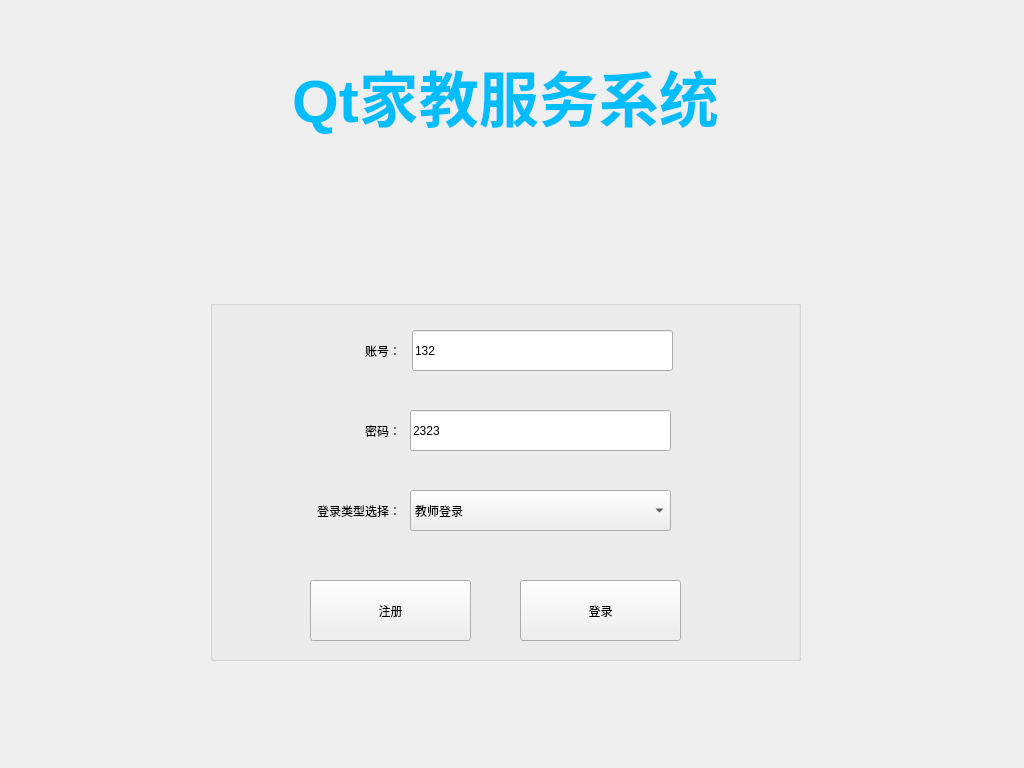
<?xml version="1.0" encoding="UTF-8"?>
<ui version="4.0">
 <class>LoginWidget</class>
 <widget class="QWidget" name="LoginWidget">
  <property name="geometry">
   <rect>
    <x>0</x>
    <y>0</y>
    <width>1024</width>
    <height>768</height>
   </rect>
  </property>
  <property name="windowTitle">
   <string>Form</string>
  </property>
  <widget class="QGroupBox" name="groupBox">
   <property name="geometry">
    <rect>
     <x>210</x>
     <y>300</y>
     <width>591</width>
     <height>361</height>
    </rect>
   </property>
   <property name="title">
    <string/>
   </property>
   <widget class="QLabel" name="label">
    <property name="geometry">
     <rect>
      <x>110</x>
      <y>30</y>
      <width>81</width>
      <height>41</height>
     </rect>
    </property>
    <property name="text">
     <string>账号：</string>
    </property>
    <property name="alignment">
     <set>Qt::AlignRight|Qt::AlignTrailing|Qt::AlignVCenter</set>
    </property>
   </widget>
   <widget class="QLabel" name="label_2">
    <property name="geometry">
     <rect>
      <x>110</x>
      <y>110</y>
      <width>81</width>
      <height>41</height>
     </rect>
    </property>
    <property name="text">
     <string>密码：</string>
    </property>
    <property name="alignment">
     <set>Qt::AlignRight|Qt::AlignTrailing|Qt::AlignVCenter</set>
    </property>
   </widget>
   <widget class="QPushButton" name="btn_register">
    <property name="geometry">
     <rect>
      <x>100</x>
      <y>280</y>
      <width>161</width>
      <height>61</height>
     </rect>
    </property>
    <property name="text">
     <string>注册</string>
    </property>
   </widget>
   <widget class="QPushButton" name="btn_login">
    <property name="geometry">
     <rect>
      <x>310</x>
      <y>280</y>
      <width>161</width>
      <height>61</height>
     </rect>
    </property>
    <property name="text">
     <string>登录</string>
    </property>
   </widget>
   <widget class="QLineEdit" name="user_lineEdit">
    <property name="geometry">
     <rect>
      <x>202</x>
      <y>30</y>
      <width>261</width>
      <height>41</height>
     </rect>
    </property>
    <property name="text">
     <string>132</string>
    </property>
   </widget>
   <widget class="QLineEdit" name="password_lineEdit">
    <property name="geometry">
     <rect>
      <x>200</x>
      <y>110</y>
      <width>261</width>
      <height>41</height>
     </rect>
    </property>
    <property name="text">
     <string>2323</string>
    </property>
   </widget>
   <widget class="QComboBox" name="comboBox">
    <property name="geometry">
     <rect>
      <x>200</x>
      <y>190</y>
      <width>261</width>
      <height>41</height>
     </rect>
    </property>
    <item>
     <property name="text">
      <string>教师登录</string>
     </property>
    </item>
    <item>
     <property name="text">
      <string>学生登录</string>
     </property>
    </item>
   </widget>
   <widget class="QLabel" name="label_4">
    <property name="geometry">
     <rect>
      <x>80</x>
      <y>190</y>
      <width>111</width>
      <height>41</height>
     </rect>
    </property>
    <property name="text">
     <string>登录类型选择：</string>
    </property>
    <property name="alignment">
     <set>Qt::AlignRight|Qt::AlignTrailing|Qt::AlignVCenter</set>
    </property>
   </widget>
  </widget>
  <widget class="QLabel" name="label_3">
   <property name="geometry">
    <rect>
     <x>40</x>
     <y>30</y>
     <width>931</width>
     <height>131</height>
    </rect>
   </property>
   <property name="styleSheet">
    <string notr="true">QLabel{font-size:60px;font:bold;color:rgb(0,189,255);}</string>
   </property>
   <property name="text">
    <string>Qt家教服务系统</string>
   </property>
   <property name="alignment">
    <set>Qt::AlignCenter</set>
   </property>
  </widget>
 </widget>
 <resources/>
 <connections/>
</ui>
